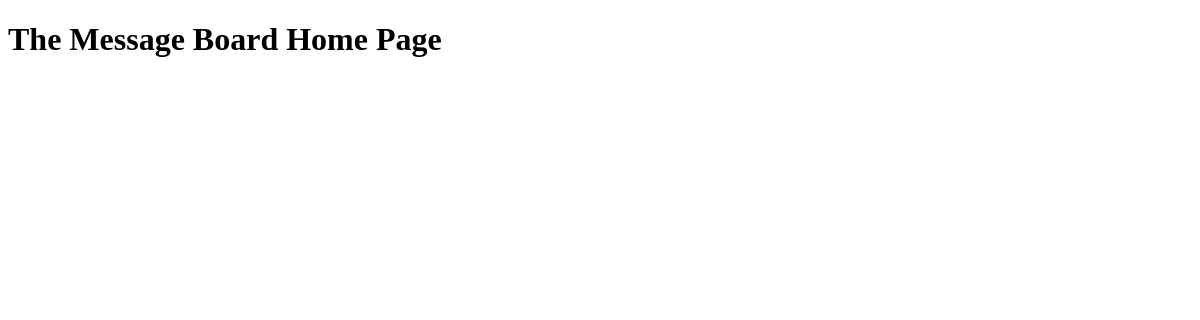
Before: / with the older database file.
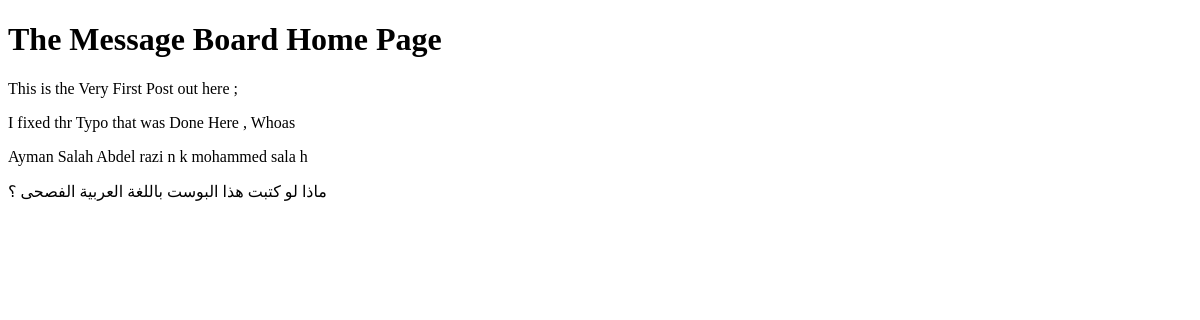
After: the same page with the newer database file.
### posts/models.py (models this page shows, shortened)
class Post(models.Model) :
    text = models.TextField()

### posts/views.py (the view)
# urls.py: path('', HomePageView.as_view(), name='home '),
class HomePageView(ListView):
    model = Post
    template_name = 'posts/home.html'
    context_object_name = 'The_sent_context'

### posts/templates/posts/home.html (shortened to what this page needs)
<!DOCTYPE html>
<html lang="en">
<head>
</head>
<body>
<h1>The Message Board Home Page </h1>
{% for each_item in The_sent_context %}
<p>{{ each_item.text }} </p>
{% endfor %}
</body>
</html>

Changed rows visible on the page:
added Post: text "This is the Very First Post out here ;"
added Post: text "I fixed thr Typo that was Done Here , Whoas"
added Post: text "Ayman Salah Abdel razi n k mohammed sala h"
added Post: text "ماذا لو كتبت هذا البوست باللغة العربية الفصحى ؟"
